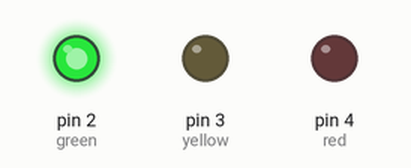
A sketch run on a simulated Arduino Uno, built with avr-gcc and run on an emulated ATmega328P. Parts: output pins drawn as LEDs (lit = HIGH).

Above: at 0.3 s.
At 2.1 s:
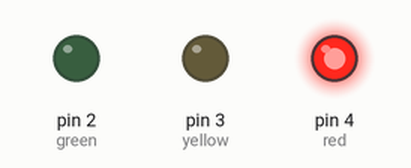
At 4.55 s:
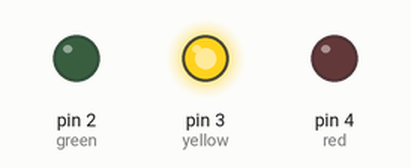
At 6.0 s:
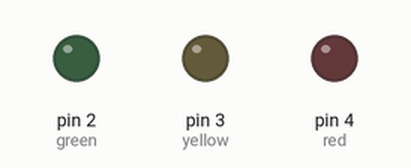
Timing chart, 0 to 7.4 s (numbered marks = the images above):
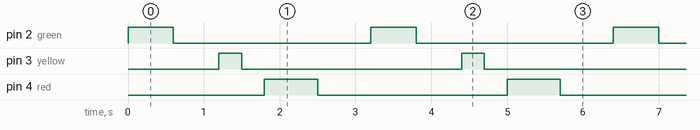

Measured:
- by itself, pin 2 (green): alternates HIGH for 0.60 s and LOW for 2.6 s
- by itself, pin 3 (yellow): alternates HIGH for 0.30 s and LOW for 2.9 s
- by itself, pin 4 (red): alternates HIGH for 0.70 s and LOW for 2.5 s

The sketch:

semaforo.ino
```cpp
//Feito em 02/02/2022, projeto de sinal de transito

//declarando portas  do arduino
#define green 2
#define yellow 3
#define red 4


void setup() {

//Declarando portas do arduino como saida
pinMode(green, OUTPUT);
pinMode(red, OUTPUT);
pinMode(yellow, OUTPUT);

}

void loop() {

//Ligando e desligando led verde com a função criada abaixo
onLed(green, 600);

//Piscando led amarelo 3 vezes para sinalizar que o sinal ira fechar
onLed(yellow, 300);

//liga led vermelho
onLed(red, 700);

}


//função que liga e desliga os leds com o delay declarado do parametro
int onLed(int led, int time){

 digitalWrite(led, HIGH);
 delay(time);
 digitalWrite(led, LOW);
 delay(time);

  }
```
